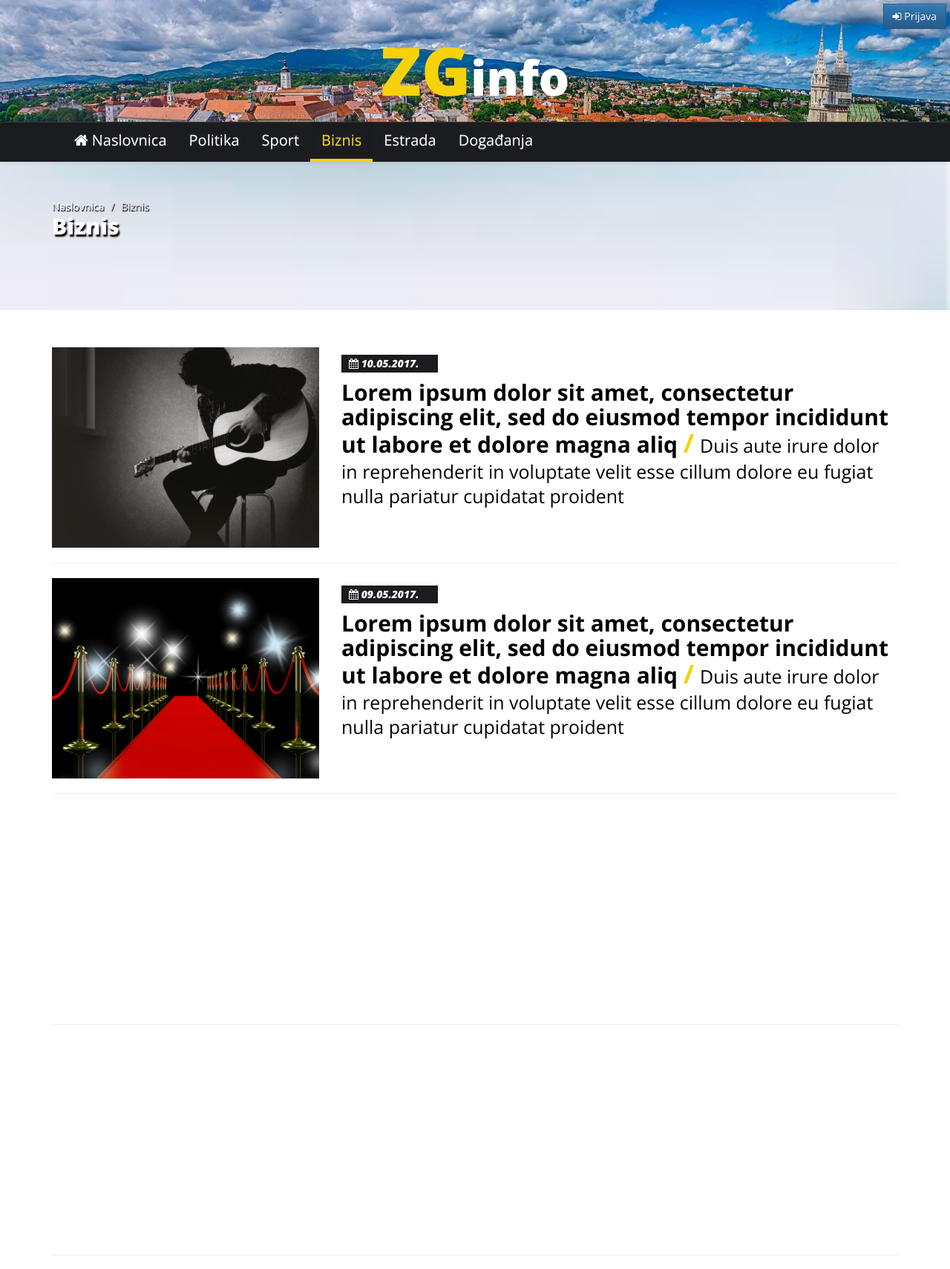
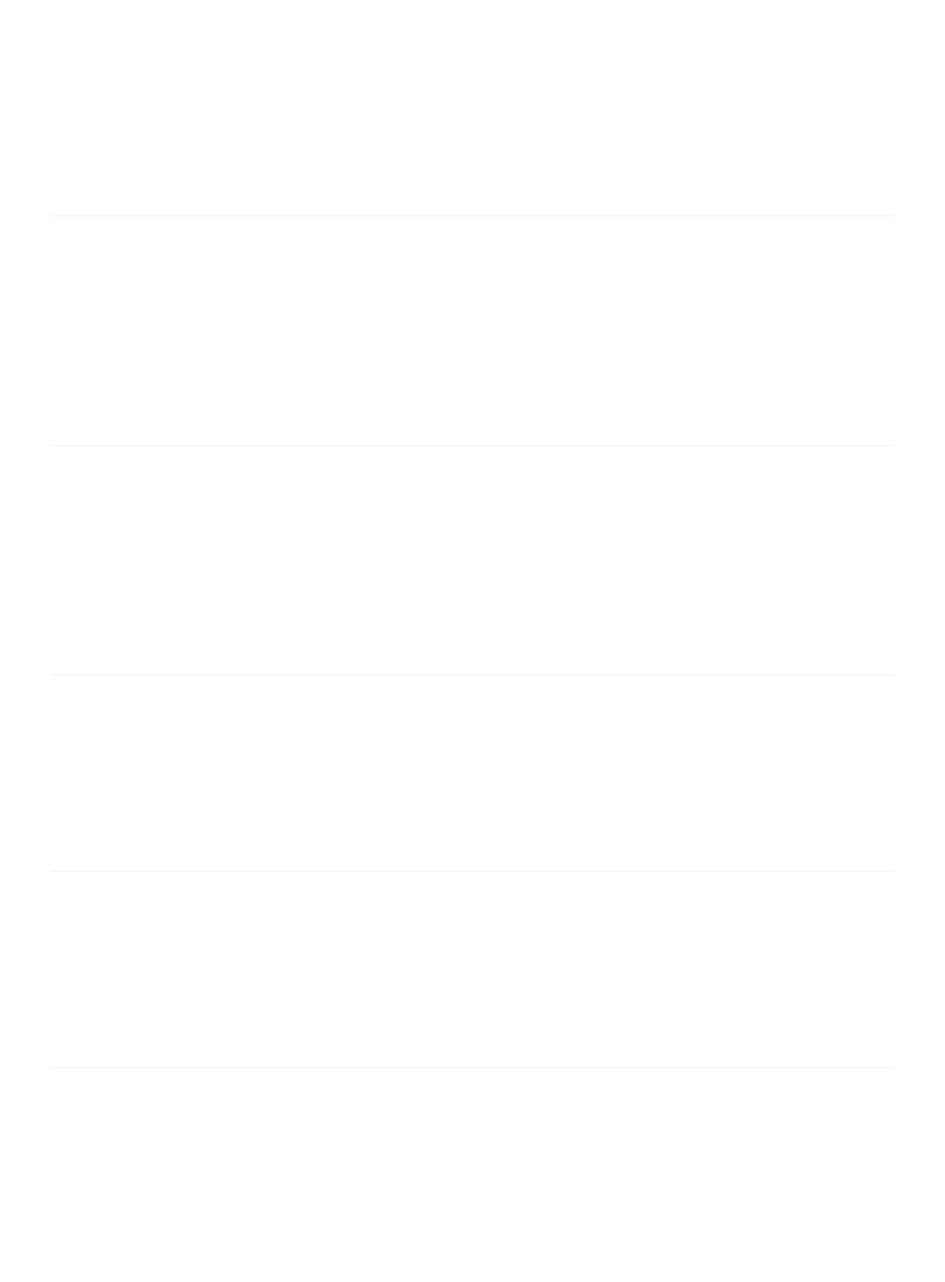
Page /biznis.php (upper part) on the committed database (2 pictures, top to bottom).
### tables this page shows
CREATE TABLE IF NOT EXISTS `vijest` (
  `vijest_id` INT(10) NOT NULL AUTO_INCREMENT,
  `vrsta_id` INT(10) NOT NULL,
  `datum` DATE NOT NULL,
  `naziv` VARCHAR(120) NOT NULL,
  `tekst` VARCHAR(10000) NOT NULL,
  `kratki_tekst` VARCHAR(120) NOT NULL,
  `slika` VARCHAR(200) NOT NULL,
  `broj_pregleda` INT(10) NOT NULL,
  INDEX `fk_vijesti_vrsta1_idx` (`vrsta_id` ASC),
  PRIMARY KEY (`vijest_id`),
  CONSTRAINT `fk_vijesti_vrsta1`
    FOREIGN KEY (`vrsta_id`)
    REFERENCES `vrsta` (`vrsta_id`)
    ON DELETE NO ACTION
    ON UPDATE NO ACTION);

### biznis.php (the view, shortened to what this page needs)
<?php
$veza = spojiSeNaBazu();
?>
<!doctype html>
 <html class="no-js" lang="">
    <head>
        <link rel="stylesheet" href="third-party/bootstrap/css/bootstrap.min.css">
        <link rel="stylesheet" href="third-party/bootstrap/css/bootstrap-theme.min.css">
		<link rel="stylesheet" href="third-party/font-awesome/css/font-awesome.min.css">
        <link rel="stylesheet" href="stil.css">
    </head>
    <body>
    	<header>
    	<?php include("meni.php"); ?>
		</header>
		<div class="body">
			<section class="page-header page-header-biznis">
				<div class="container">
					<div class="row">
						<div class="col-md-12">
							<ul class="breadcrumb">
								<li><a href="index.php">Naslovnica</a></li>
								<li class="active">Biznis</li>
							</ul>
						</div>
					</div>
					<div class="row">
						<div class="col-md-12">
							<h1>Biznis</h1>
						</div>
					</div>
				</div>
			</section>
			<div class="container">
			<?php
			$upit=mysqli_query($veza, "select * FROM vijest WHERE vrsta_id = 3 ORDER BY datum DESC") or die(mysql_error());
			while($red=mysqli_fetch_array($upit))
			{
			$pretvori_datum_ddmmgggg = date('d.m.Y.',strtotime($red["datum"]));
			  echo "<div class='row'>";
				if (!empty($red["slika"])){
					echo "
					<div class='col-md-4 col-sm-4 col-xs-12'>
						<div class='omotac-slike-vijesti fadeInLeft'>
						<a href='vijest-biznis.php?vijest_id=".$red["vijest_id"]."'><img src='".$red["slika"]."' alt='".$red["naziv"]."' class='img-responsive slika-vijesti' />
							<div class='overlay'>
							    <div class='btn-procitaj-vise'>Pročitaj više</div>
							</div>
						</a>
						</div>
					</div>
					<div class='col-md-8 col-sm-8 col-xs-12'>";
				} else {
				echo "
					<div class='col-xs-12'>";
				}
				echo "<div class='okvir-novosti fadeInRight'>
							<p class='datum-vijesti'><i class='fa fa-calendar'></i> ".$pretvori_datum_ddmmgggg."</p>
							<h2 class=''><a href='vijest-biznis.php?vijest_id=".$red["vijest_id"]."'>".$red["naziv"]." <span class='crta'>/</span> <span class='tekst'>".$red["kratki_tekst"]."</span></a></h2>";
						echo "</div>
					</div>
				</div>
				<hr>
				";
			}
			?>
			</div>
		</div>
    </body>
</html>

### stil.css (style rules this page uses)
html { overflow-x: hidden; }
body { font-family: 'Open Sans', sans-serif; }
header { background: #1b1c20; position: relative; }
a, a:hover { text-decoration: none; cursor: pointer; }
.page-header .breadcrumb { background: transparent; padding-left: 0; margin-bottom: 0; }
.page-header { background: #015084; margin: 0 0 50px 0; border: 0; padding: 50px 0 10px 0; }
.page-header .breadcrumb li a { color: #fff; text-shadow: 1px 2px 1px black; }
.page-header .breadcrumb li { text-shadow: 1px 2px 1px black; color: #ddd !important; }
.page-header h1 { color: #fff; font-size: 30px; font-weight: 900; margin: 0; text-shadow: 2px 3px 2px black; }
.breadcrumb { background-color: transparent; padding: 0; }
.breadcrumb li a { color: #000; }
.okvir-novosti h2 a { color: #000; font-weight: bold; }
.okvir-novosti h2 a span.tekst { font-weight: normal; font-size: 25px; }
.okvir-novosti h2 a span.crta { color: #f6d20a; font-size: 35px; }
.okvir-novosti h2 { margin-top: 0; }
.datum-vijesti { font-weight: 900; color: #ffffff; font-style: italic; background: #1b1c20; padding: 2px 10px; width: 130px; margin-top: 10px; }
.page-header-biznis { background: url("img/biznis.jpg"); min-height: 200px; background-attachment: fixed; background-position: center; background-repeat: no-repeat; background-size: cover; }
.omotac-slike-vijesti { position: relative; }
.slika-vijesti { display: block; width: 100%; height: auto; }
.fadeInLeft { position: relative; left: -100px; opacity: 0; transition: opacity 2s, left 2s; }
.fadeInLeft.inViewport { opacity: 1; top: 0; left: 0; }
.fadeInRight { position: relative; right: -100px; opacity: 0; transition: opacity 2s, right 2s; }
.fadeInRight.inViewport { opacity: 1; top: 0; right: 0; }

### rows in the picture
vijest: slika (picture), datum "10.05.2017.", naziv "Lorem ipsum dolor sit amet, consectetur adipiscing elit, sed do eiusmod tempor incididunt ut labore et dolore magna aliq", kratki_tekst "Duis aute irure dolor in reprehenderit in voluptate velit esse cillum dolore eu fugiat nulla pariatur cupidatat proident"
vijest: slika (picture), datum "09.05.2017.", naziv "Lorem ipsum dolor sit amet, consectetur adipiscing elit, sed do eiusmod tempor incididunt ut labore et dolore magna aliq", kratki_tekst "Duis aute irure dolor in reprehenderit in voluptate velit esse cillum dolore eu fugiat nulla pariatur cupidatat proident"
